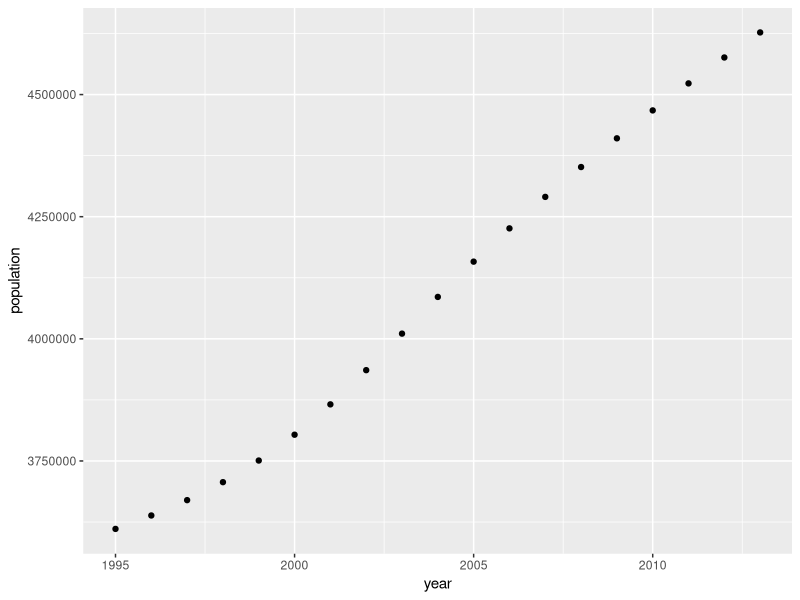
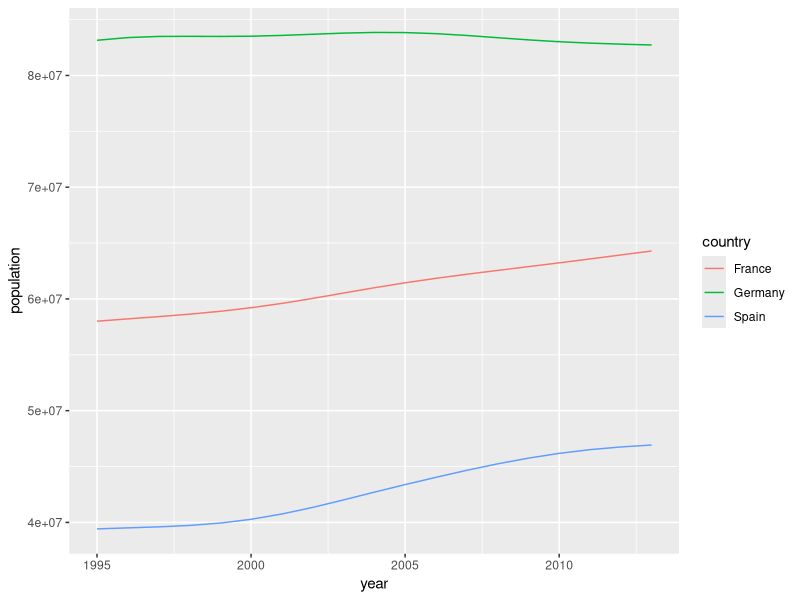
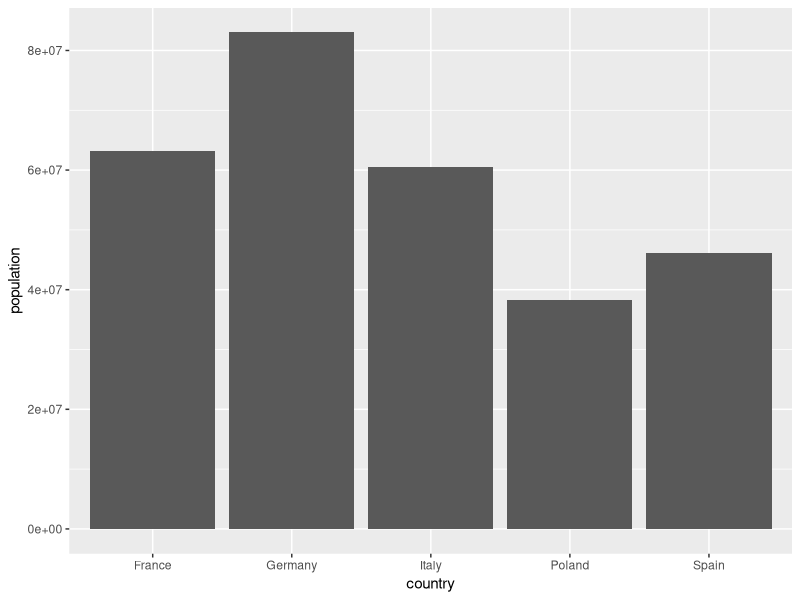
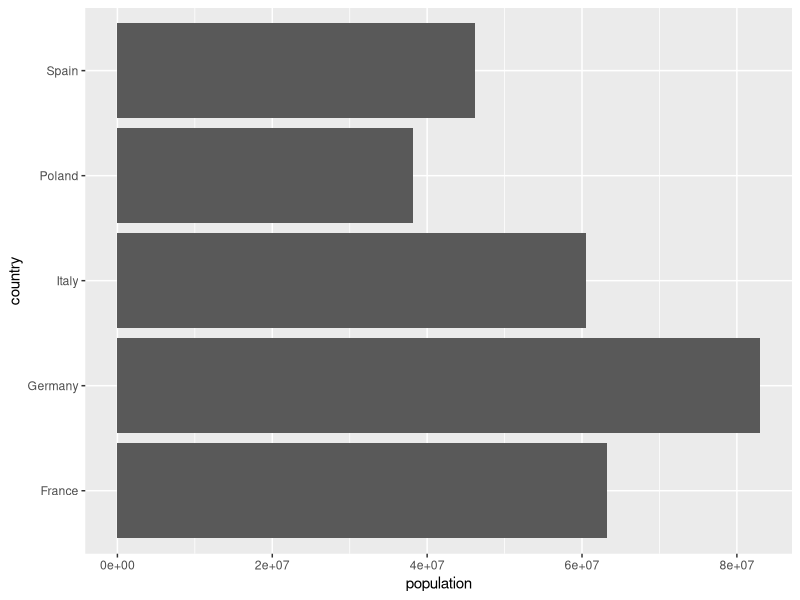
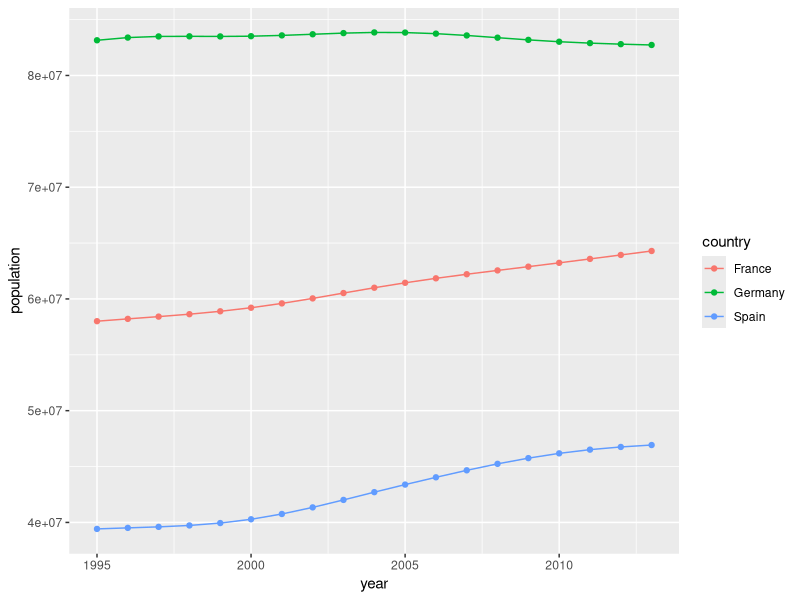
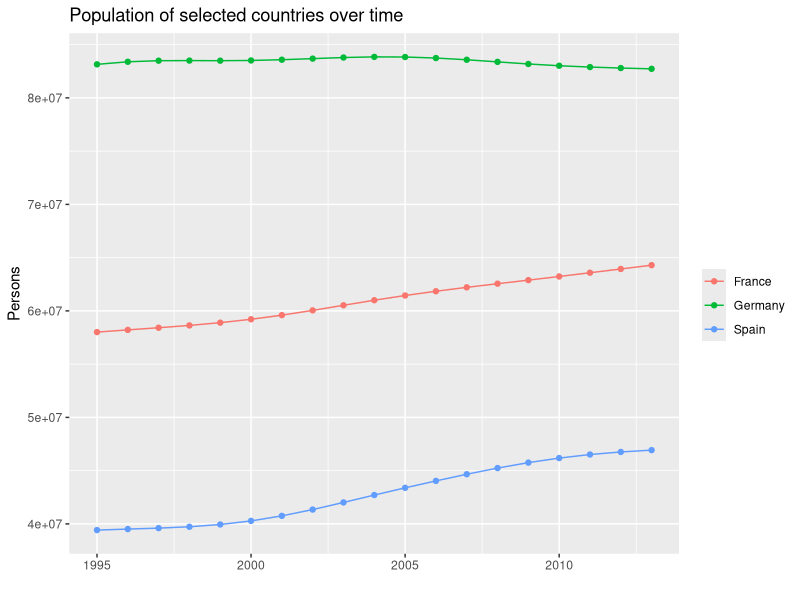
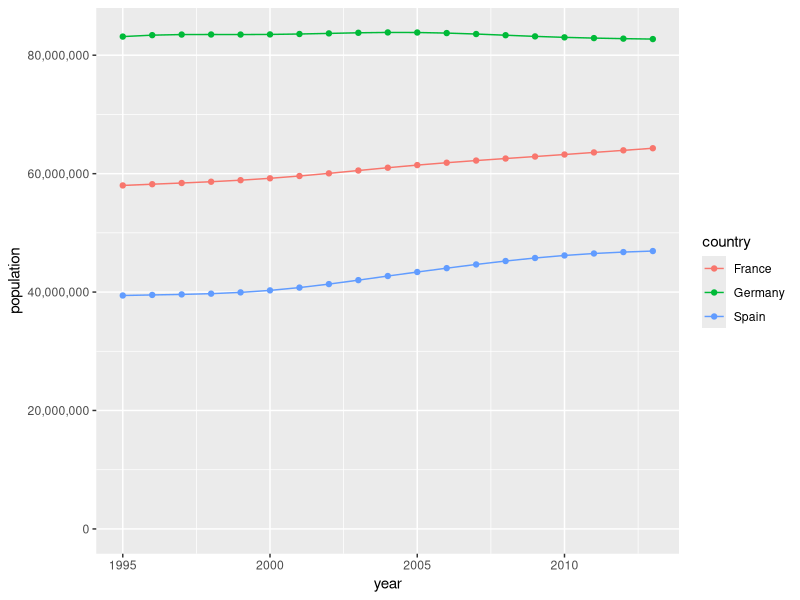
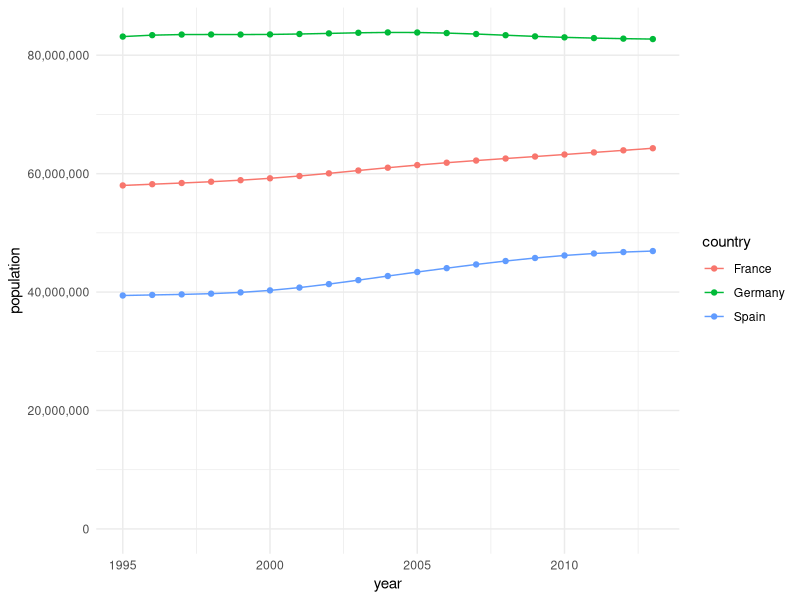

The R source for these figures, in order:
## ---- chunk 1
knitr::opts_chunk$set(echo = TRUE, message=F ,warning=F)

kable_this <- function(dataset){
  dataset %>% 
    knitr::kable() %>% 
    kableExtra::kable_styling("striped", full_width = F) %>%
    kableExtra::scroll_box(height = "200px")
}

## ---- chunk 2
x <- 5
## ---- chunk 3
x

x + 2
## ---- chunk 4
numbers_vec <- c(5,6,7,8,9)

numbers_vec
## ---- chunk 5
names_vec <- c("Mary", "Louise", "Tom")

names_vec
## ---- chunk 6
logical_vec <- c(T, F, F, T)

logical_vec
## ---- chunk 7
cancer <- esoph
## ---- chunk 8
library(tidyverse)
knitr::kable(cancer) %>% 
  kableExtra::kable_styling("striped", full_width = F) %>% 
  kableExtra::scroll_box(#width = "100%", 
                         height = "200px")
## ---- chunk 9
some_dataframe <- data.frame(name = c("Mary", "Louise", "Tom"),
                             age = c(30, 40, 50),
                             married = c(FALSE, TRUE, TRUE))
## ---- chunk 10
numbers_vec <- c(5,6,7,8,9)
numbers_vec[2]
## ---- chunk 11
cancer <- esoph

cancer[5,2]
## ---- chunk 12
cancer[5,]
## ---- chunk 13
cancer$agegp
## ---- chunk 14
cancer$agegp[5]
## ---- chunk 15
library(tidyverse)
## ---- chunk 16
cancer %>%
  select(agegp , alcgp) %>%
  kable_this() 
## ---- chunk 17
cancer %>%
  select(-alcgp , -tobgp) %>%
  kable_this() 
## ---- chunk 18
cancer %>%
  select(-contains("gp")) %>%
  kable_this() 
## ---- chunk 19
cancer %>%
  select(where(is.numeric)) %>%
  kable_this() 
## ---- chunk 20
cancer %>%
  filter(tobgp == "30+") %>%
  kable_this() 
## ---- chunk 21
cancer %>%
  filter(ncases != 0 | ncontrols > 20) %>%
  kable_this() 
## ---- chunk 22
cancer %>%
  filter(ncases %in% c(3,4,5,6)) %>%
  kable_this() 
## ---- chunk 23
cancer %>%
  mutate(new_var = ncases + 5) %>%
  kable_this() 
## ---- chunk 24
cancer %>%
  select(ncontrols) %>% 
  mutate(lots_of_controls = if_else(ncontrols > 15 , "Y" , "N")) %>%
  kable_this() 
## ---- chunk 25
cancer %>%
  mutate(tobgp = as.character(tobgp)) %>% 
  mutate(tobgp = if_else(tobgp == "30+" , "30 or more" , tobgp)) %>% 
  kable_this()
## ---- chunk 26
cancer %>%
  mutate(tobgp = fct_recode(tobgp , "30 or more" = "30+")) %>% 
  kable_this()
## ---- chunk 27
cancer %>%
  select(ncontrols) %>% 
  mutate(amount_of_controls = case_when(
    ncontrols < 10 ~ "very few",
    ncontrols < 20 ~ "a couple",
    ncontrols >= 20 ~ "lots"
  )) %>% 
  kable_this() 
## ---- chunk 28
cancer %>%
  mutate(total_cases = sum(ncases)) %>% 
  kable_this() 
## ---- chunk 29
cancer %>%
  mutate(my_id = row_number() , number_of_rows = n()) %>% 
  kable_this() 
## ---- chunk 30
cancer %>%
  summarise(total_cases = sum(ncases) , 
            total_controls = sum(ncontrols),
            number_of_rows = n()) %>% 
  kable_this() 
## ---- chunk 31
cancer %>%
  group_by(tobgp) %>% 
  mutate(total_controls = sum(ncases)) %>% 
  kable_this()
## ---- chunk 32
cancer %>%
  group_by(agegp) %>% 
  mutate(age_group_counter = row_number()) %>% 
  kable_this()
## ---- chunk 33
cancer %>%
  group_by(agegp, tobgp) %>% 
  summarise(total_cases = sum(ncases)) %>% 
  kable_this()
## ---- chunk 34
cancer %>%
  rename(age_group = agegp , alcohol_group = alcgp) %>% 
  kable_this()
## ---- chunk 35
cancer %>%
  arrange(alcgp, ncases) %>% 
  kable_this()
## ---- chunk 36
data_set_to_join <- data.frame(
  tobgp = c("0-9g/day", "10-19", "20-29", "30+", "All amounts"),
  tobacco_code = c("A", "B", "C", "D", "X")
)
## ---- chunk 37
data_set_to_join %>% 
  kable_this()
## ---- chunk 38
combined_dataset <- left_join(cancer, data_set_to_join , by = "tobgp")
## ---- chunk 39
combined_dataset %>% 
  kable_this()
## ---- chunk 40
cancer_young <- cancer %>% 
  filter(agegp == "25-34")

cancer_old <- cancer %>% 
  filter(agegp == "75+")

## ---- chunk 41
combined_dataset <- bind_rows(cancer_young, cancer_old)
## ---- chunk 42
combined_dataset %>% 
  kable_this()
## ---- chunk 43
cancer %>% 
  select(-ncases) %>% 
  pivot_wider(names_from = tobgp, values_from = ncontrols) %>% 
  kable_this()
## ---- chunk 44
wide_cancer_dataset <- cancer %>% 
  select(-ncases) %>% 
  pivot_wider(names_from = tobgp, values_from = ncontrols)
## ---- chunk 45
wide_cancer_dataset %>% 
  pivot_longer(cols = c("0-9g/day", "10-19",  "20-29","30+"), 
               names_to = "tobgp", 
               values_to = "ncontrols") %>% 
  kable_this()
## ---- chunk 46
population %>% 
  kable_this()
## ---- chunk 47
dataset_for_plot <- population %>% 
  filter(country == "Ireland")

ggplot(data = dataset_for_plot) + 
  geom_point(mapping = aes(x = year, y = population))
## ---- chunk 48
dataset_for_plot <- population %>% 
  filter(country %in% c("France", "Germany", "Spain"))
         
ggplot(data = dataset_for_plot) + 
  geom_line(mapping = aes(x = year, y = population, colour = country))
## ---- chunk 49
dataset_for_plot <- population %>% 
  filter(country %in% c("France", "Germany", "Spain", "Italy", "Poland"), year == 2010)
         
ggplot(dat = dataset_for_plot) + 
  geom_col(mapping = aes(x = country, y = population))
## ---- chunk 50
ggplot(dat = dataset_for_plot) + 
  geom_col(mapping = aes(x = country, y = population)) +
  coord_flip()
## ---- chunk 51
dataset_for_plot <- population %>% 
  filter(country %in% c("France", "Germany", "Spain"))
         
ggplot(data = dataset_for_plot , mapping = aes(x = year, y = population, colour = country)) + 
  geom_line() +
  geom_point()
## ---- chunk 52
ggplot(data = dataset_for_plot , mapping = aes(x = year, y = population, colour = country)) + 
  geom_line() +
  geom_point() +
  labs(x = "",
       y = "Persons", 
       colour = "", 
       title = "Population of selected countries over time")
## ---- chunk 53
library(scales)

ggplot(data = dataset_for_plot , mapping = aes(x = year, y = population, colour = country)) + 
  geom_line() +
  geom_point() + 
  scale_y_continuous(limits = c(0,NA) , label = comma )
  
## ---- chunk 54
library(scales)

ggplot(data = dataset_for_plot , mapping = aes(x = year, y = population, colour = country)) + 
  geom_line() +
  geom_point() + 
  scale_y_continuous(limits = c(0,NA) , label = comma ) + 
  theme_minimal()
  
